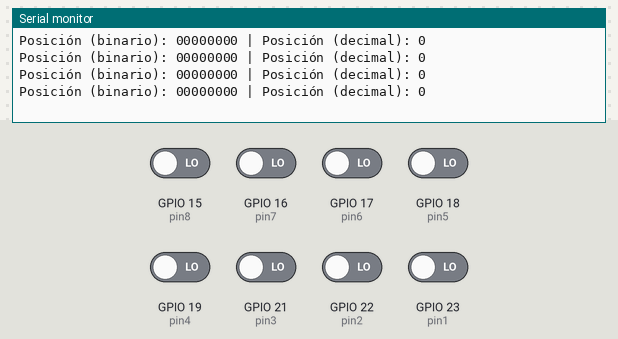
Bench run of a sketch on a simulated ESP32. Shown: the last lines printed to the serial monitor. Inputs (shaded band) come from the test bench; at power-on: GPIO 15 (pin8), GPIO 16 (pin7), GPIO 17 (pin6), GPIO 18 (pin5), GPIO 19 (pin4), GPIO 21 (pin3), GPIO 22 (pin2), GPIO 23 (pin1) LOW.

Above: at 1.8 s.
1.9 s: GPIO 15 (pin8) driven HIGH
At 2.4 s:
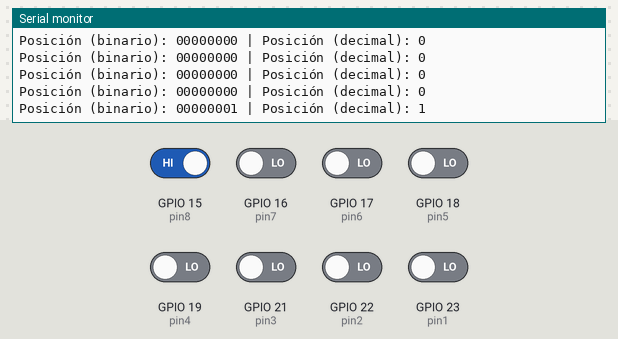
3.4 s: GPIO 16 (pin7) driven HIGH
At 3.9 s:
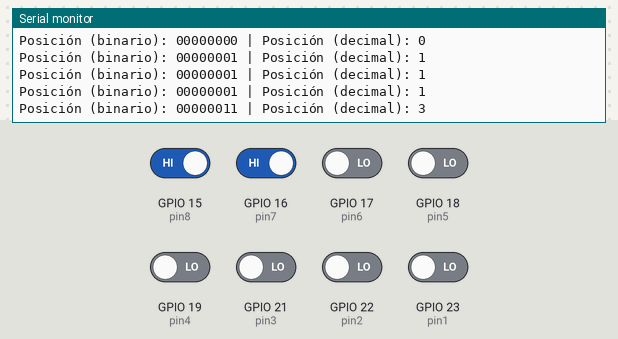
4.9 s: GPIO 17 (pin6) driven HIGH
At 5.4 s:
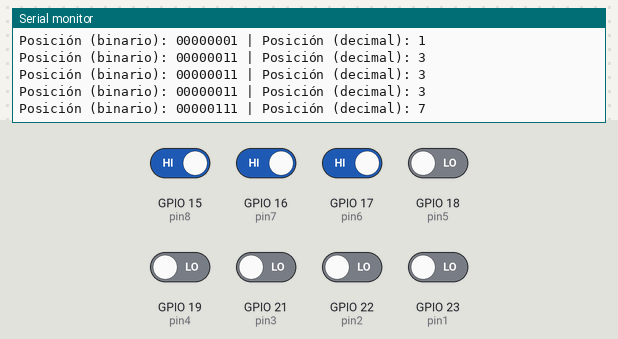
6.4 s: GPIO 18 (pin5) driven HIGH
At 6.9 s:
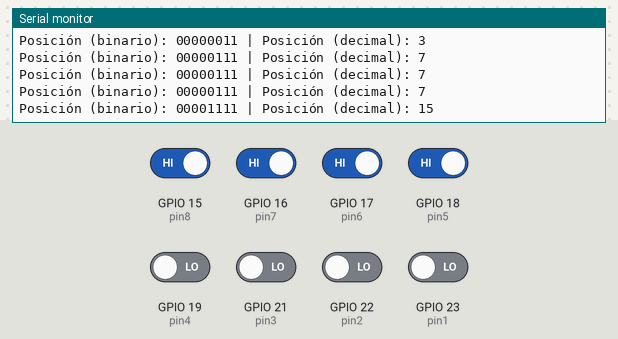
7.9 s: GPIO 19 (pin4) driven HIGH
At 8.4 s:
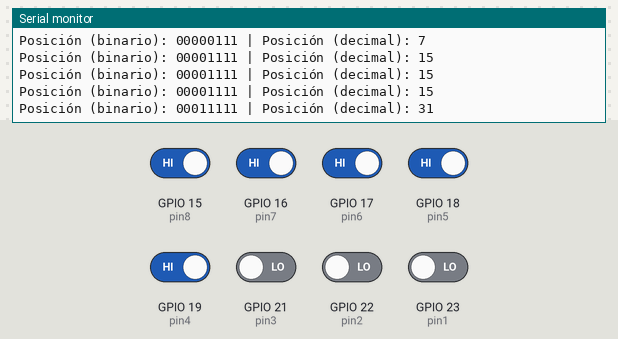
9.4 s: GPIO 21 (pin3) driven HIGH
At 9.9 s:
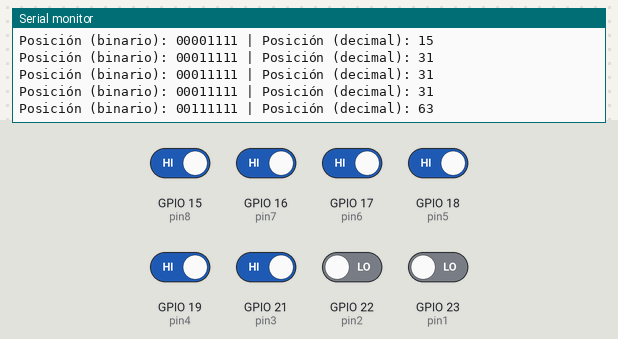
Timing chart, 0 to 11.9 s (numbered marks = the images above; inputs shaded):
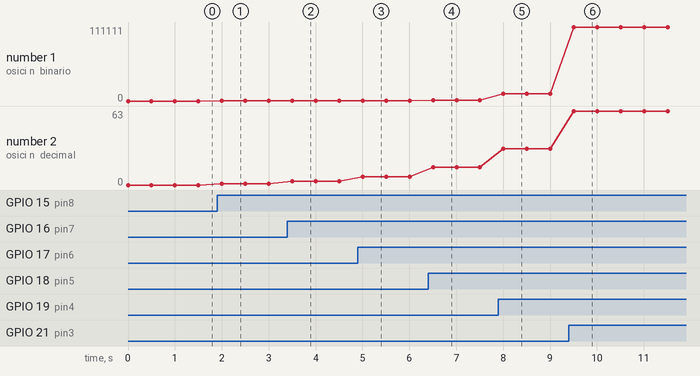

The sketch:

encoder.ino
```cpp
// Define los pines donde están conectados los 8 cables del encoder
const int pin1 = 23; // G23
const int pin2 = 22; // G22
const int pin3 = 21; // G21
const int pin4 = 19; // G19
const int pin5 = 18; // G18
const int pin6 = 17; // G17
const int pin7 = 16; // G16
const int pin8 = 15; // G15

void setup() {
  // Configura los pines como entradas
  pinMode(pin1, INPUT);
  pinMode(pin2, INPUT);
  pinMode(pin3, INPUT);
  pinMode(pin4, INPUT);
  pinMode(pin5, INPUT);
  pinMode(pin6, INPUT);
  pinMode(pin7, INPUT);
  pinMode(pin8, INPUT);

  // Inicia la comunicación serial para ver los resultados
  Serial.begin(9600);
}

void loop() {
  // Lee el estado de cada pin
  int bit1 = digitalRead(pin1);
  int bit2 = digitalRead(pin2);
  int bit3 = digitalRead(pin3);
  int bit4 = digitalRead(pin4);
  int bit5 = digitalRead(pin5);
  int bit6 = digitalRead(pin6);
  int bit7 = digitalRead(pin7);
  int bit8 = digitalRead(pin8);

  // Combina los bits en un solo valor de 8 bits
  int position = (bit1 << 7) | (bit2 << 6) | (bit3 << 5) | (bit4 << 4) | (bit5 << 3) | (bit6 << 2) | (bit7 << 1) | bit8;

  // Muestra la posición del encoder en formato binario y decimal
  Serial.print("Posición (binario): ");
  Serial.print(bit1);
  Serial.print(bit2);
  Serial.print(bit3);
  Serial.print(bit4);
  Serial.print(bit5);
  Serial.print(bit6);
  Serial.print(bit7);
  Serial.print(bit8);

  Serial.print(" | Posición (decimal): ");
  Serial.println(position);

  delay(500); // Retardo para la siguiente lectura
}
```

Measured:
- after the input at 1.9 s, the serial monitor: prints a new line after 0.10 s (image 1)
- after the input at 3.4 s, the serial monitor: prints a new line after 0.10 s (image 2)
- after the input at 4.9 s, the serial monitor: prints a new line after 0.10 s (image 3)
- after the input at 6.4 s, the serial monitor: prints a new line after 0.11 s (image 4)
- after the input at 7.9 s, the serial monitor: prints a new line after 0.11 s (image 5)
- after the input at 9.4 s, the serial monitor: prints a new line after 0.11 s (image 6)
- plotted number 1: 0 → 1 after the input at 1.9 s, 1 → 11 after the input at 3.4 s, 11 → 111 after the input at 4.9 s, 111 → 1111 after the input at 6.4 s, 1111 → 11111 after the input at 7.9 s
- plotted number 2: 0 → 1 after the input at 1.9 s, 1 → 3 after the input at 3.4 s, 3 → 7 after the input at 4.9 s, 7 → 15 after the input at 6.4 s, 15 → 31 after the input at 7.9 s
